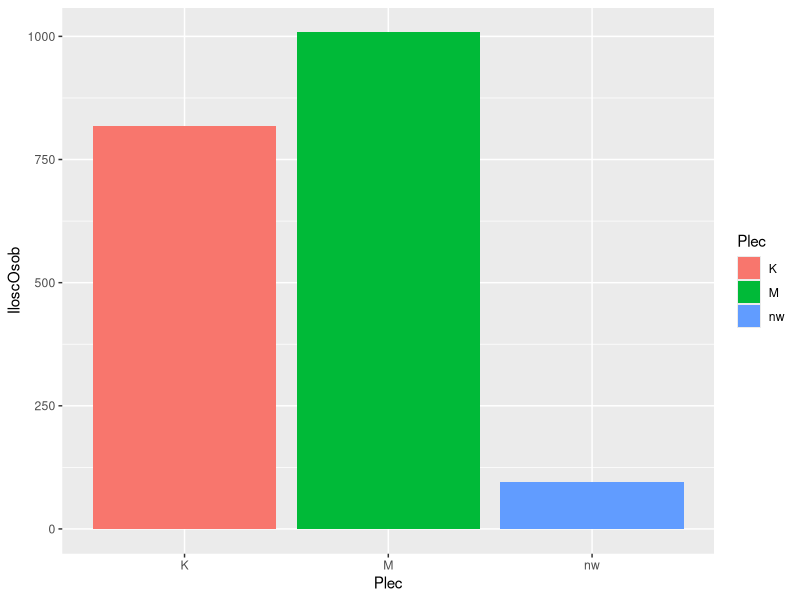

Generate this figure with R: (Note: this script raises an error after producing the figure.)
library(readxl)
library(ggplot2)
library(tibble)
library(tidyverse)
#----------------------------------
#3 ile osob w danym przedziale ilosci komiksow (=1, 2-4, 5-9, 10-14, 15+) z podzialem na plec
#3 how many people, with how many comics, in bins (=1, 2-4, 5-9, 10-14, 15+), based on sex 
#----------------------------------
plk_przedzialy<-readxl::read_xlsx("polski_komiks.xlsx")
plk_przedzialy_plec<-as.data.frame(plk_przedzialy$plec)
plk_przedzialy$plec<-NULL
#przesuwanie nazwisk i dodawanie rzedami
#move surnames to rownames, sum all years
plk_przedzialy<-column_to_rownames(plk_przedzialy, var = "nazwisko")
plk_przedzialy_sumy<-as.data.frame(rowSums(plk_przedzialy, na.rm=TRUE))
#dodaj ilosc komiksow i plec, zmien nazwy kolumn
#add amount of comics and sex type, change columns' names
plk_przedzialy_z_plcia<-cbind(plk_przedzialy_sumy, plk_przedzialy_plec)
colnames(plk_przedzialy_z_plcia)<-c("IloscOsob", "Plec")
#sprawdzic kompletnosc zestawu
#check if data are complete
plk_przedzialy_z_plcia[!complete.cases(plk_przedzialy_z_plcia$Plec),]
#przedzialy
#bins
plk_przed_elim1<-plk_przedzialy_z_plcia[(plk_przedzialy_z_plcia$IloscOsob==1),] #=1
plk_przed_elim2_4<-plk_przedzialy_z_plcia[(plk_przedzialy_z_plcia$IloscOsob>=2 & plk_przedzialy_z_plcia$IloscOsob<=4),] #2-4
plk_przed_elim5_9<-plk_przedzialy_z_plcia[(plk_przedzialy_z_plcia$IloscOsob>=5 & plk_przedzialy_z_plcia$IloscOsob<=9),] #5-9
plk_przed_elim10_14<-plk_przedzialy_z_plcia[(plk_przedzialy_z_plcia$IloscOsob>=10 & plk_przedzialy_z_plcia$IloscOsob<=14),] #10-14
plk_przed_elim15<-plk_przedzialy_z_plcia[(plk_przedzialy_z_plcia$IloscOsob>=15),] #15+
#usunac nazwiska z rzedow
#remove surnames from rows
rownames(plk_przed_elim1)<-NULL
rownames(plk_przed_elim2_4)<-NULL
rownames(plk_przed_elim5_9)<-NULL
rownames(plk_przed_elim10_14)<-NULL
rownames(plk_przed_elim15)<-NULL

#dodaj kolumne z przedzialami A,B,C,D


#zamienic wszystkie wartosci na 1
#turn every value into 1
plk_przed_elim2_4[plk_przed_elim2_4 >1] <-1
plk_przed_elim5_9[plk_przed_elim5_9 >1] <-1
plk_przed_elim10_14[plk_przed_elim10_14 >1] <-1
plk_przed_elim15[plk_przed_elim15 >1] <-1

#wykresy
#charts
ggplot(plk_przed_elim1, aes(fill=Plec, y=IloscOsob, x=Plec)) +
  geom_bar( stat="identity")

ggplot(plk_przed_elim1_4, aes(fill=Plec, y=IloscOsob, x=Plec)) +
  geom_bar( stat="identity")

ggplot(plk_przed_elim5_14, aes(fill=Plec, y=IloscOsob, x=Plec)) +
  geom_bar( stat="identity")

ggplot(plk_przed_elim15, aes(fill=Plec, y=IloscOsob, x=Plec)) +
  geom_bar( stat="identity")
